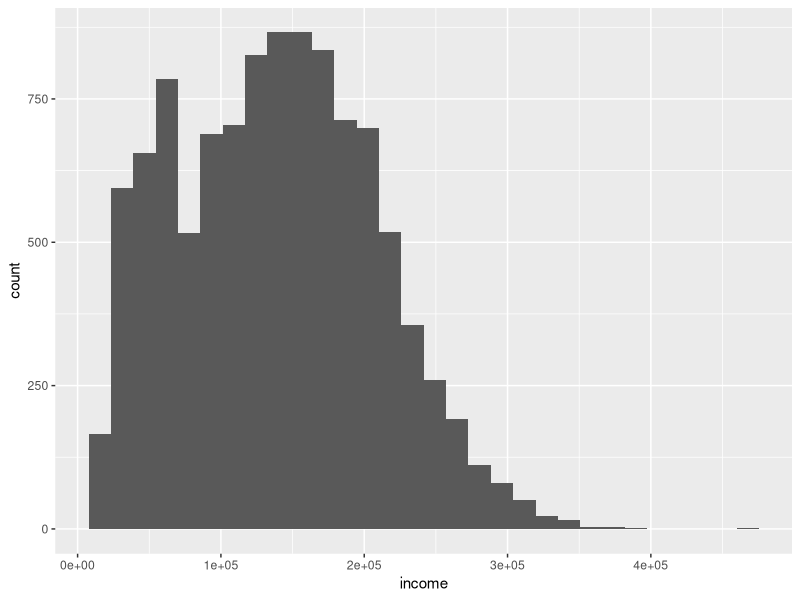
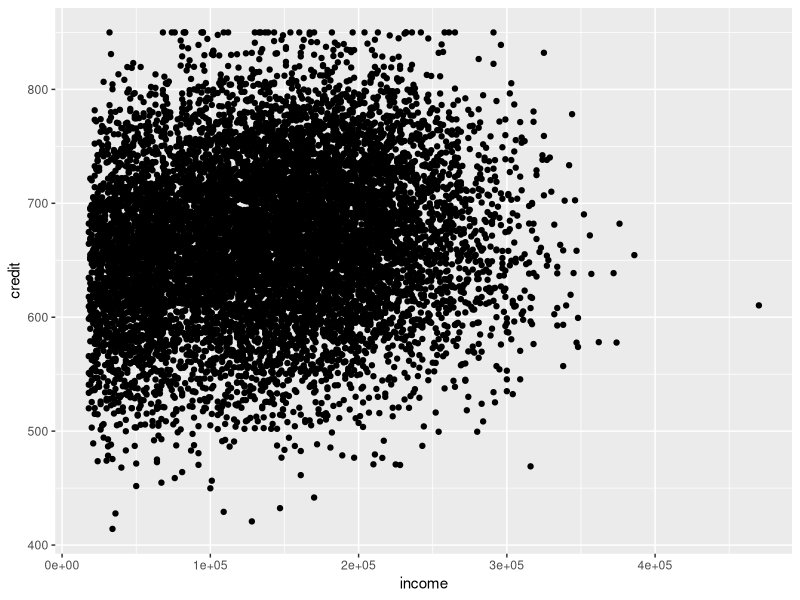
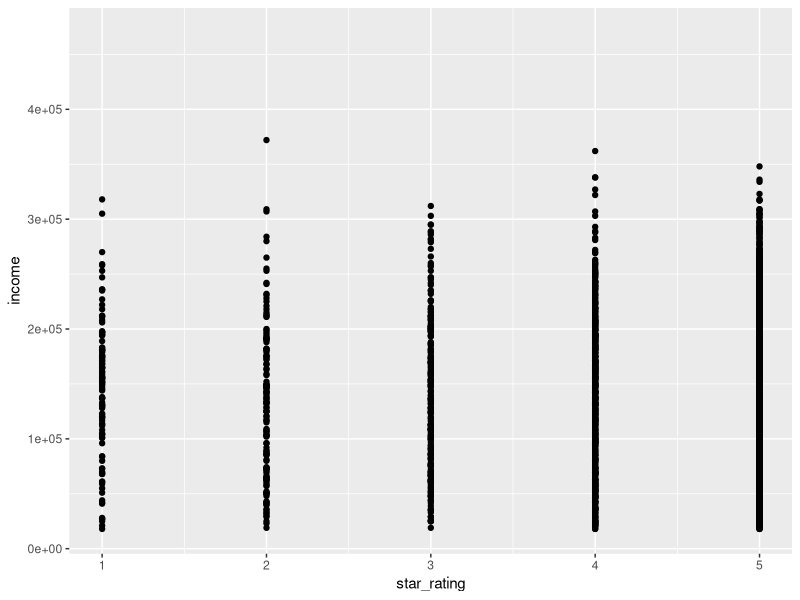
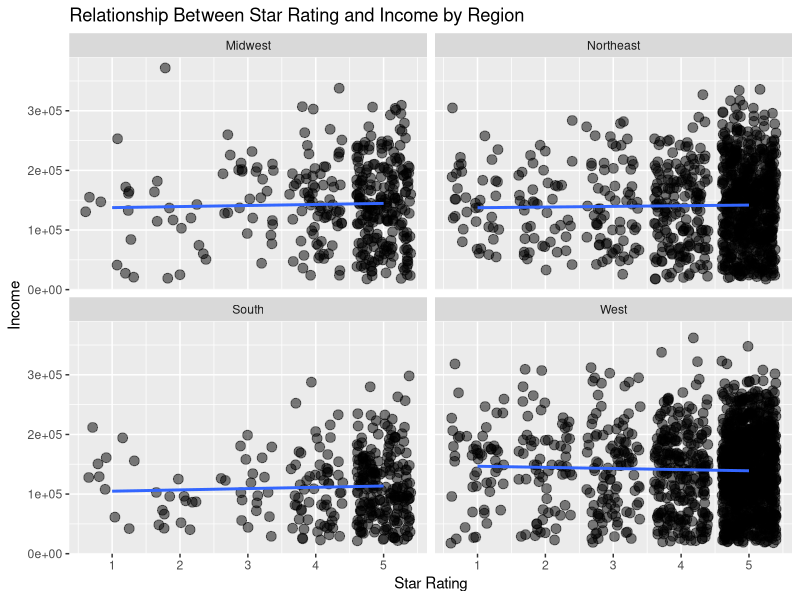
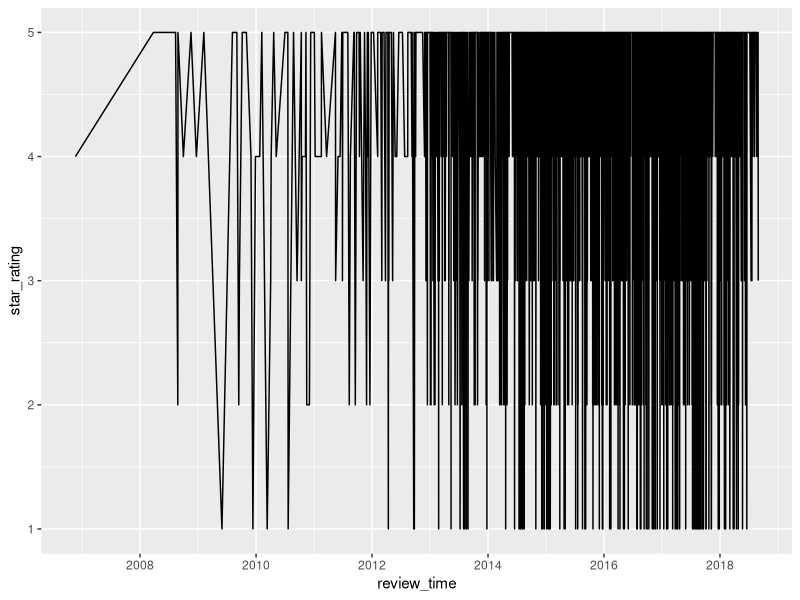
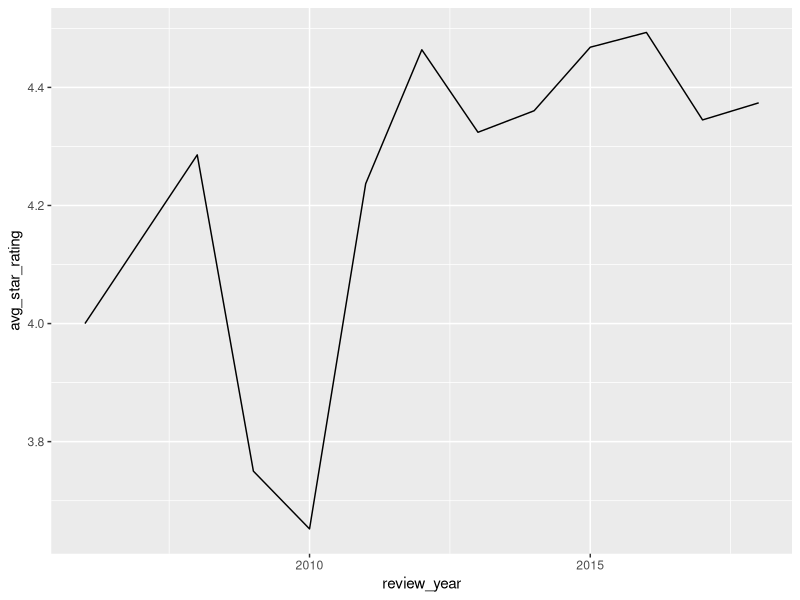
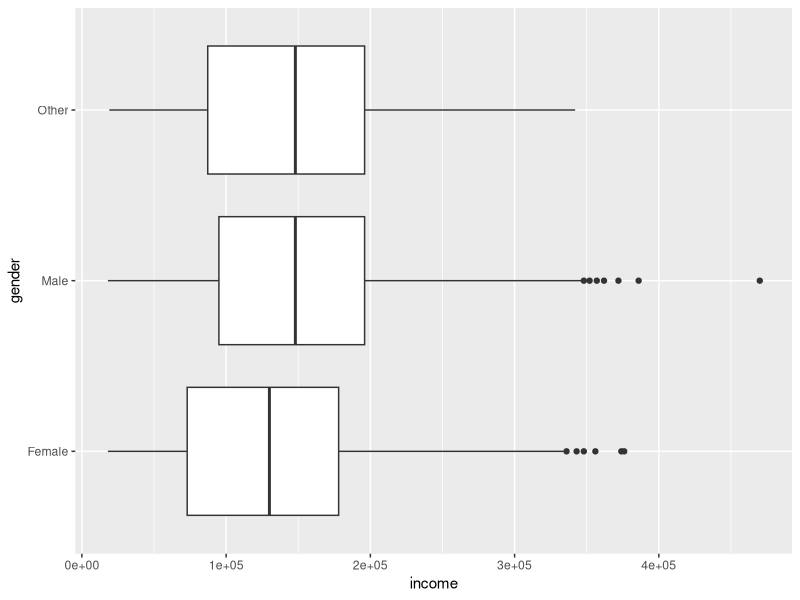
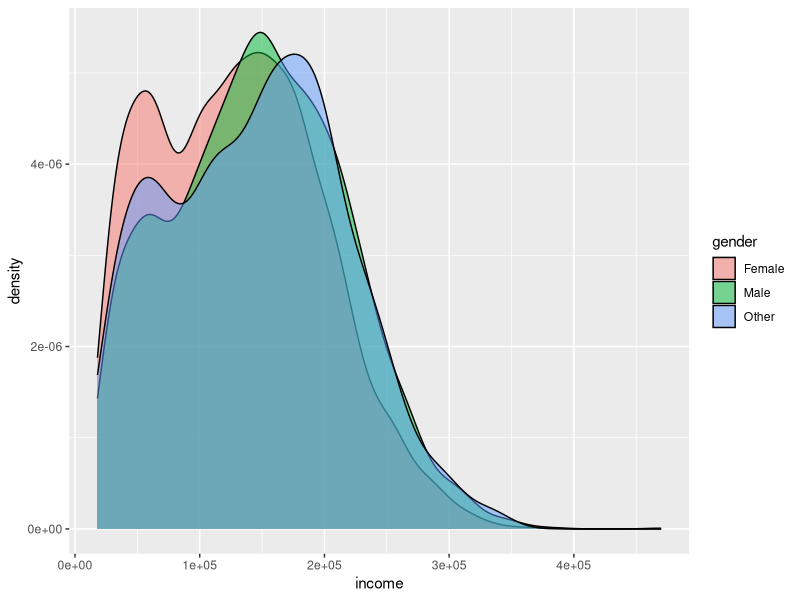

These charts were generated, in order, by the following R code:
## ---- chunk 1

# Load the tidyverse.

library(tidyverse)
## ---- chunk 2

# Read in the customer data (make sure it's in your working directory).

customer_data <- read_csv("customer_data.csv", show_col_types = FALSE)
## ---- chunk 3

# This code calculates the mean income, and displays it as a data frame with one column and one value.

customer_data |>
  summarize(avg_income = mean(income))
## ---- chunk 4

# This code displays a data frame with two columns, one for average income and one for average credit.

customer_data |>
  summarize(
    avg_income = mean(income),
    avg_credit = mean(credit)
  )
## ---- chunk 5

# Write code that uses the customer data and the filter() and summarize() functions to display a data frame with the minimum, maximum, and median income for married customers.

## ---- chunk 6

# This code creates a histogram of the incomes from the customer data.

customer_data |> 
  ggplot(aes(x = income)) +
  geom_histogram()
## ---- chunk 7

# This code creates a scatterplot with income on the x-axis and credit on the      y-axis.

customer_data |> 
  ggplot(aes(x = income, y = credit)) +
  geom_point()
## ---- chunk 8

# This code creates a scatterplot with star_rating on the x-axis and income on the y-axis.

customer_data |> 
  ggplot(aes(x = star_rating, y = income)) +
  geom_point()
## ---- chunk 9

# This code creates an improved version of the last plot, with jittered and slightly transparent points, along with a trend line for each region.

customer_data |> 
  drop_na(star_rating) |> 
  ggplot(aes(x = star_rating, y = income)) +
  geom_jitter(size = 3, alpha = 0.5) +
  geom_smooth(method = "lm", se = FALSE) +
  facet_wrap(~ region) +
  labs(
    title = "Relationship Between Star Rating and Income by Region",
    x = "Star Rating",
    y = "Income"
  )

## ---- chunk 10

# This code displays a data frame with the number, average income, and average credit for each gender in the customer data.

customer_data |>
  group_by(gender) |>
  summarize(
    n = n(),
    avg_income = mean(income),
    avg_credit = mean(credit)
  )
## ---- chunk 11

# This code shows that group_by(gender) |> summarize (n = n()) does the same thing as count(gender).

customer_data |>
  group_by(gender) |>
  summarize(
    n = n()
  )
## ---- chunk 12

# This code shows that group_by(gender) |> summarize (n = n()) does the same thing as count(gender).

customer_data |>
  count(gender)
## ---- chunk 13

# This code groups by gender AND region and displays average incomes and credit for each combination. Then the rows are arranged from the group with the highest average income to the lowest.

customer_data |>
  group_by(gender, region) |>
  summarize(
    n = n(),
    avg_income = mean(income),
    avg_credit = mean(credit)
  ) |> 
  arrange(desc(avg_income))
## ---- chunk 14

# This code displays the top three customers with the highest income in each gender and region combination.

customer_data |>
  group_by(gender, region) |>
  slice_max(income, n = 3)
## ---- chunk 15

# This code uses the lubridate package to wrangle the review times into a more useable form, and saves them along with the star rating as rating_data.

rating_data <- customer_data |> 
  drop_na(star_rating) |> 
  select(review_time, star_rating) |> 
  mutate(review_time = mdy(review_time))

rating_data
## ---- chunk 16

# This code produces a line plot of the star rating over time.

rating_data |> 
  ggplot(aes(x = review_time, y = star_rating)) +
  geom_line()
## ---- chunk 17

# This code displays the average star rating for each year as a time series.

rating_data |> 
  mutate(review_year = year(review_time)) |> 
  group_by(review_year) |> 
  summarize(avg_star_rating = mean(star_rating)) |> 
  ggplot(aes(x = review_year, y = avg_star_rating)) +
  geom_line()
## ---- chunk 18

# This code creates boxplots that show the distribution of income for each gender in the data.

customer_data |> 
  ggplot(aes(x = income, y = gender)) +
  geom_boxplot()
## ---- chunk 19

# Create a box plot of the distribution of credit scores for the married vs. unmarried customers. Include labels and a title.

## ---- chunk 20

# This code creates density plots that show the distribution of income for each gender in the data.

customer_data |> 
  ggplot(aes(x = income, fill = gender)) +
  geom_density(alpha = 0.5)
## ---- chunk 21
